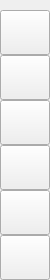
           <widget class="QFrame" name="leftMenuBox0">
            <property name="minimumSize">
             <size>
              <width>50</width>
              <height>0</height>
             </size>
            </property>
            <property name="maximumSize">
             <size>
              <width>50</width>
              <height>16777215</height>
             </size>
            </property>
            <property name="font">
             <font>
              <pointsize>10</pointsize>
             </font>
            </property>
            <property name="cursor">
             <cursorShape>ArrowCursor</cursorShape>
            </property>
            <property name="layoutDirection">
             <enum>Qt::LeftToRight</enum>
            </property>
            <property name="frameShadow">
             <enum>QFrame::Raised</enum>
            </property>
            <layout class="QVBoxLayout" name="verticalMenuLayout">
             <property name="spacing">
              <number>0</number>
             </property>
             <property name="sizeConstraint">
              <enum>QLayout::SetDefaultConstraint</enum>
             </property>
             <property name="leftMargin">
              <number>0</number>
             </property>
             <property name="topMargin">
              <number>10</number>
             </property>
             <property name="rightMargin">
              <number>0</number>
             </property>
             <property name="bottomMargin">
              <number>0</number>
             </property>
             <item alignment="Qt::AlignTop">
              <widget class="QFrame" name="leftMenuBox">
               <property name="sizePolicy">
                <sizepolicy hsizetype="Preferred" vsizetype="Preferred">
                 <horstretch>0</horstretch>
                 <verstretch>0</verstretch>
                </sizepolicy>
               </property>
               <property name="minimumSize">
                <size>
                 <width>0</width>
                 <height>0</height>
                </size>
               </property>
               <property name="maximumSize">
                <size>
                 <width>16777215</width>
                 <height>16777215</height>
                </size>
               </property>
               <property name="font">
                <font>
                 <pointsize>10</pointsize>
                </font>
               </property>
               <property name="cursor">
                <cursorShape>ArrowCursor</cursorShape>
               </property>
               <property name="frameShadow">
                <enum>QFrame::Raised</enum>
               </property>
               <layout class="QVBoxLayout" name="verticalLayout">
                <property name="spacing">
                 <number>0</number>
                </property>
                <property name="sizeConstraint">
                 <enum>QLayout::SetDefaultConstraint</enum>
                </property>
                <property name="leftMargin">
                 <number>0</number>
                </property>
                <property name="topMargin">
                 <number>0</number>
                </property>
                <property name="rightMargin">
                 <number>0</number>
                </property>
                <property name="bottomMargin">
                 <number>0</number>
                </property>
                <item>
                 <widget class="QPushButton" name="mmHomeBtn">
                  <property name="sizePolicy">
                   <sizepolicy hsizetype="Minimum" vsizetype="Fixed">
                    <horstretch>0</horstretch>
                    <verstretch>0</verstretch>
                   </sizepolicy>
                  </property>
                  <property name="minimumSize">
                   <size>
                    <width>0</width>
                    <height>45</height>
                   </size>
                  </property>
                  <property name="maximumSize">
                   <size>
                    <width>16777215</width>
                    <height>16777215</height>
                   </size>
                  </property>
                  <property name="font">
                   <font>
                    <family>Segoe UI</family>
                    <pointsize>10</pointsize>
                   </font>
                  </property>
                  <property name="cursor">
                   <cursorShape>PointingHandCursor</cursorShape>
                  </property>
                  <property name="styleSheet">
                   <string notr="true">background-image: url(:/images/images/icons/home.png);</string>
                  </property>
                  <property name="text">
                   <string/>
                  </property>
                  <property name="iconSize">
                   <size>
                    <width>45</width>
                    <height>45</height>
                   </size>
                  </property>
                 </widget>
                </item>
                <item>
                 <widget class="QPushButton" name="mmDLBtn">
                  <property name="sizePolicy">
                   <sizepolicy hsizetype="Minimum" vsizetype="Fixed">
                    <horstretch>0</horstretch>
                    <verstretch>0</verstretch>
                   </sizepolicy>
                  </property>
                  <property name="minimumSize">
                   <size>
                    <width>0</width>
                    <height>45</height>
                   </size>
                  </property>
                  <property name="font">
                   <font>
                    <pointsize>10</pointsize>
                   </font>
                  </property>
                  <property name="cursor">
                   <cursorShape>PointingHandCursor</cursorShape>
                  </property>
                  <property name="styleSheet">
                   <string notr="true">background-image: url(:/images/images/icons/deadline.png);</string>
                  </property>
                  <property name="text">
                   <string/>
                  </property>
                 </widget>
                </item>
                <item>
                 <widget class="QPushButton" name="mmGoalsBtn">
                  <property name="sizePolicy">
                   <sizepolicy hsizetype="Minimum" vsizetype="Fixed">
                    <horstretch>0</horstretch>
                    <verstretch>0</verstretch>
                   </sizepolicy>
                  </property>
                  <property name="minimumSize">
                   <size>
                    <width>0</width>
                    <height>45</height>
                   </size>
                  </property>
                  <property name="font">
                   <font>
                    <pointsize>10</pointsize>
                   </font>
                  </property>
                  <property name="cursor">
                   <cursorShape>PointingHandCursor</cursorShape>
                  </property>
                  <property name="styleSheet">
                   <string notr="true">background-image: url(:/images/images/icons/goals.png);
border-left: 17px solid transparent</string>
                  </property>
                  <property name="text">
                   <string/>
                  </property>
                 </widget>
                </item>
                <item>
                 <widget class="QPushButton" name="mmPlanBtn">
                  <property name="minimumSize">
                   <size>
                    <width>0</width>
                    <height>45</height>
                   </size>
                  </property>
                  <property name="maximumSize">
                   <size>
                    <width>16777215</width>
                    <height>16777215</height>
                   </size>
                  </property>
                  <property name="cursor">
                   <cursorShape>PointingHandCursor</cursorShape>
                  </property>
                  <property name="styleSheet">
                   <string notr="true">background-image: url(:/images/images/icons/plan.png);</string>
                  </property>
                  <property name="text">
                   <string/>
                  </property>
                 </widget>
                </item>
                <item>
                 <widget class="QPushButton" name="mmStatisticsBtn">
                  <property name="sizePolicy">
                   <sizepolicy hsizetype="Minimum" vsizetype="Fixed">
                    <horstretch>0</horstretch>
                    <verstretch>0</verstretch>
                   </sizepolicy>
                  </property>
                  <property name="minimumSize">
                   <size>
                    <width>0</width>
                    <height>45</height>
                   </size>
                  </property>
                  <property name="font">
                   <font>
                    <pointsize>10</pointsize>
                   </font>
                  </property>
                  <property name="cursor">
                   <cursorShape>PointingHandCursor</cursorShape>
                  </property>
                  <property name="styleSheet">
                   <string notr="true">background-image: url(:/images/images/icons/statistics.png);</string>
                  </property>
                  <property name="text">
                   <string/>
                  </property>
                 </widget>
                </item>
               </layout>
              </widget>
             </item>
             <item>
              <widget class="QPushButton" name="settingsBtn">
               <property name="minimumSize">
                <size>
                 <width>0</width>
                 <height>45</height>
                </size>
               </property>
               <property name="cursor">
                <cursorShape>PointingHandCursor</cursorShape>
               </property>
               <property name="styleSheet">
                <string notr="true">background-image: url(:/icons/images/icons/icon_settings.png);</string>
               </property>
               <property name="text">
                <string/>
               </property>
              </widget>
             </item>
            </layout>
           </widget>
